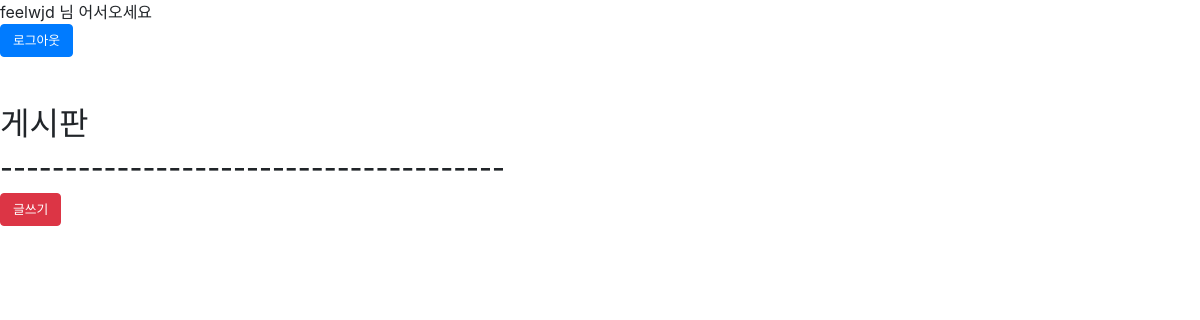
Page / (signed in) on the earlier database version.
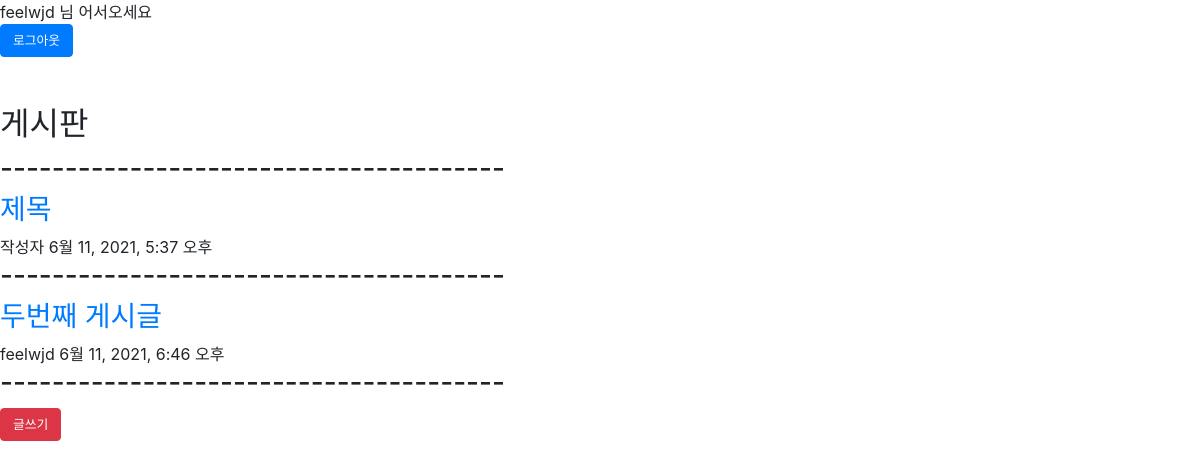
Same page on the later database version.
### app/models.py (models this page shows, shortened)
class Blog(models.Model):
    title = models.CharField(max_length=30)
    writer = models.CharField(max_length=20)
    date = models.DateTimeField(auto_now_add=True)
    body = models.TextField()

### app/views.py (the view)
# urls.py: path('',views.index,name='index'),
@login_required(login_url="/signin")
def index(request):
    auser = request.user
    anid = auser.username
    blog = Blog.objects
    return render(request,'index.html',{'id':anid,'blog':blog})

### app/templates/index.html (shortened to what this page needs)
{% load static %}
{{id}} 님 어서오세요
<link rel="stylesheet" href="https://stackpath.bootstrapcdn.com/bootstrap/4.5.0/css/bootstrap.min.css">
<div class="btn btn-primary">
    <a href="{% url 'logout' %}" class=" text-white"><small>로그아웃</small></a>
</div>
<h2>게시판</h2>
<h3>---------------------------------------</h3>
{%for i in blog.all%}
    <h3><a href="/detail/{{i.id}}">{{i.title}}</a></h3>
    {{i.writer}} {{i.date}}
    <br><h3>---------------------------------------</h3>
{%endfor%}
<div class="btn btn-danger">
    <a href="{% url 'newr'%}" class=" text-white"><small>글쓰기</small></a>
</div>

Differences in the rows shown:
added Blog: title "제목", writer "작성자", date "6월 11, 2021, 5:37 오후"
added Blog: title "두번째 게시글", writer "feelwjd", date "6월 11, 2021, 6:46 오후"
